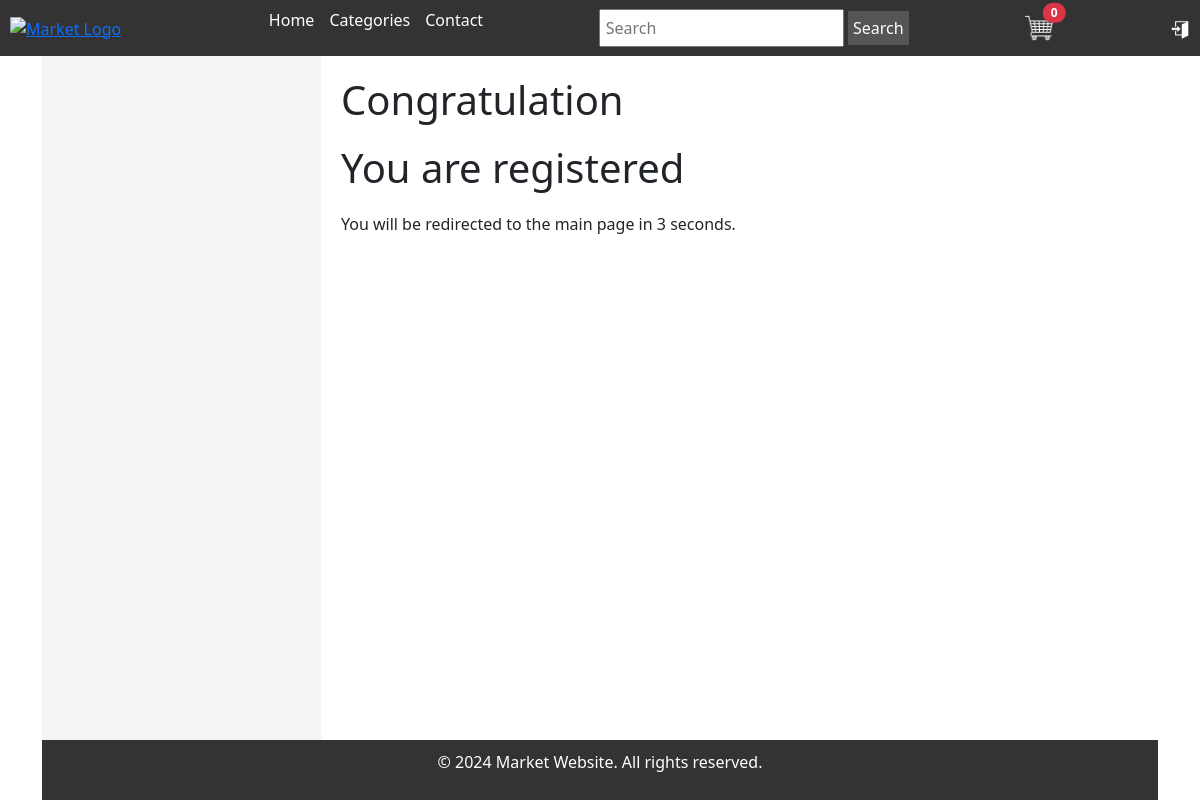
Page /registration_success on the earlier database version.
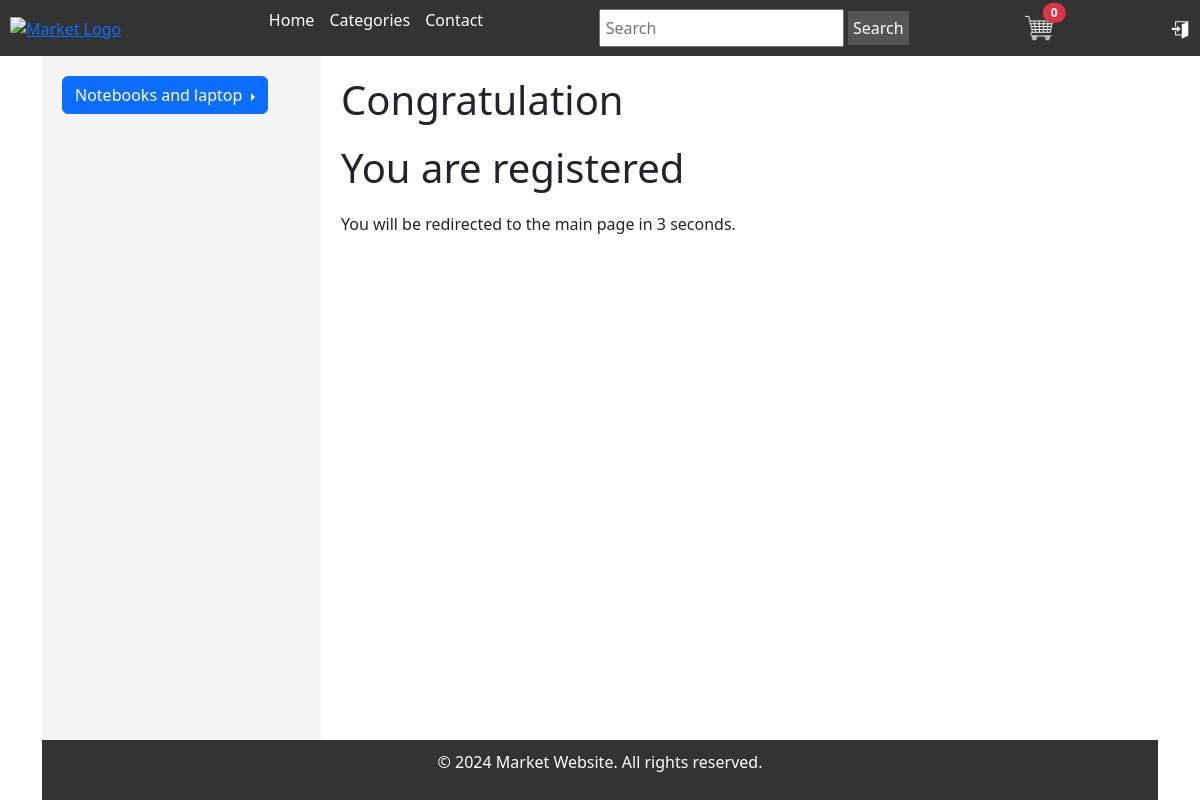
Same page on the later database version.
### market/models.py (models this page shows, shortened)
class Category(models.Model):
    name = models.CharField(max_length=200, db_index=True)
    slug = models.SlugField(max_length=200, db_index=True, unique=True)
    parent = models.ForeignKey('self', related_name='subcategories', on_delete=models.CASCADE, blank=True, null=True)
    class Meta:
        ordering = ('name',)
        verbose_name = 'Category'
        verbose_name_plural = 'Categories'

### market/views.py (the view)
# urls.py: path('registration_success', views.registration_success, name='registration_success'),
def registration_success(request):
    context = {}
    return render(request, 'market/registration_success.html', context)

### market/context_processors.py (called while the page is built)
def categories(request):
    return {
        'categories': Category.objects.all()
    }

### templates/market/registration_success.html (shortened to what this page needs)
{% extends "market/base.html" %}
{% block content %}
<h1>Congratulation</h1>
<h1>You are registered</h1>
    <p>You will be redirected to the main page in <span id="countdown">5</span> seconds.</p>
{% endblock %}

### templates/market/base.html (shortened to what this page needs)
<!doctype html>
<html lang="en">
<head>
    {% load static %}
    <link href="https://cdn.jsdelivr.net/npm/bootstrap@5.3.3/dist/css/bootstrap.min.css" rel="stylesheet">
    <link href="{% static 'market/css/style.css' %}" rel="stylesheet">
</head>
<body>
    <div class="container">
        <header class="header">
            <div class="logo">
                <a href="#"><img src="path/to/your-logo.png" alt="Market Logo"></a>
            </div>
            <nav class="navigation">
                <ul>
                    <li><a href="{% url 'market:index' %}">Home</a></li>
                    <li><a href="{% url 'market:categories_list' %}">Categories</a></li>
                    <li><a href="#">Contact</a></li>
                </ul>
            </nav>
            <div class="search">
                <form>
                    <input type="text" placeholder="Search">
                    <button type="submit">Search</button>
                </form>
            </div>
            <div class="cart-logo_wrapper position-relative">
                 <span class="position-absolute top-10 start-100 translate-middle badge rounded-pill bg-danger">
                    {{ cart|length }}</span>
                 <a href="{% url 'cart:cart_detail' %}">
                    <img src="{% static 'market/images/cart.png' %}">
                 </a>
            </div>
            {% if user.is_authenticated %}
                <div class="enter-logo_wrapper">
                    <a href="javascript:void(0);" onclick="toggleProfileInfo()">
                        <img class="enter-logo" src="{% static 'market/images/user_logo.png' %}">
                        <span>{{user}}</span>
                    </a>
                </div>
            {% else %}
                 <div class="enter-logo_wrapper">
                    <a class="open-btn" onclick="openChoiceForm()" href="#">
                        <img class="enter-logo" src="{% static 'market/images/enter_logo.png' %}">
                    </a>
                </div>
            {% endif %}
        </header>
        <aside class="sidebar">
            <div class="btn-group-vertical" role="group" aria-label="Vertical button group">
                {% for category in categories %}
                    {% if category.parent is None %}
                        <div class="btn-group dropend" role="group">
                            <button type="button" class="btn btn-primary dropdown-toggle" data-bs-toggle="dropdown" aria-expanded="false">
                                {{ category.name }}
                            </button>
                        </div>
                    {% endif %}
                {% endfor %}
            </div>
        </aside>
        <main class="main-content">
            {% block content %}
            {% endblock %}
        </main>
        <footer class="footer">
            <p>&copy; 2024 Market Website. All rights reserved.</p>
        </footer>
    </div>
</body>
</html>

Differences in the rows shown:
added Category: name "Notebooks and laptop"
